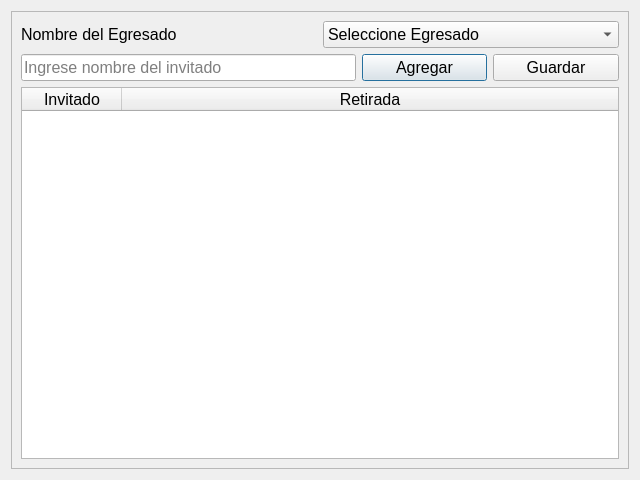
<?xml version="1.0" encoding="UTF-8"?>
<ui version="4.0">
 <class>Dialog</class>
 <widget class="QDialog" name="Dialog">
  <property name="geometry">
   <rect>
    <x>0</x>
    <y>0</y>
    <width>640</width>
    <height>480</height>
   </rect>
  </property>
  <property name="windowTitle">
   <string>Dialog</string>
  </property>
  <layout class="QHBoxLayout" name="horizontalLayout_3">
   <item>
    <widget class="QFrame" name="frame">
     <property name="frameShape">
      <enum>QFrame::StyledPanel</enum>
     </property>
     <property name="frameShadow">
      <enum>QFrame::Raised</enum>
     </property>
     <layout class="QGridLayout" name="gridLayout">
      <item row="0" column="0">
       <layout class="QHBoxLayout" name="horizontalLayout">
        <item>
         <widget class="QLabel" name="nombreEgresado">
          <property name="font">
           <font>
            <pointsize>12</pointsize>
           </font>
          </property>
          <property name="text">
           <string>Nombre del Egresado</string>
          </property>
         </widget>
        </item>
        <item>
         <widget class="QComboBox" name="comboEgresado">
          <property name="font">
           <font>
            <pointsize>12</pointsize>
           </font>
          </property>
          <item>
           <property name="text">
            <string>Seleccione Egresado</string>
           </property>
          </item>
         </widget>
        </item>
       </layout>
      </item>
      <item row="1" column="0">
       <layout class="QHBoxLayout" name="horizontalLayout_2" stretch="8,3,3">
        <item>
         <widget class="QLineEdit" name="inputInvitado">
          <property name="font">
           <font>
            <pointsize>12</pointsize>
           </font>
          </property>
          <property name="placeholderText">
           <string>Ingrese nombre del invitado</string>
          </property>
         </widget>
        </item>
        <item>
         <widget class="QPushButton" name="agregarInvitado">
          <property name="font">
           <font>
            <pointsize>12</pointsize>
           </font>
          </property>
          <property name="text">
           <string>Agregar</string>
          </property>
         </widget>
        </item>
        <item>
         <widget class="QPushButton" name="guardarCSV">
          <property name="font">
           <font>
            <pointsize>12</pointsize>
           </font>
          </property>
          <property name="text">
           <string>Guardar</string>
          </property>
         </widget>
        </item>
       </layout>
      </item>
      <item row="2" column="0">
       <widget class="QTableWidget" name="tabla_invitado">
        <property name="font">
         <font>
          <pointsize>12</pointsize>
         </font>
        </property>
        <attribute name="horizontalHeaderCascadingSectionResizes">
         <bool>false</bool>
        </attribute>
        <attribute name="horizontalHeaderShowSortIndicator" stdset="0">
         <bool>false</bool>
        </attribute>
        <attribute name="horizontalHeaderStretchLastSection">
         <bool>true</bool>
        </attribute>
        <column>
         <property name="text">
          <string>Invitado</string>
         </property>
        </column>
        <column>
         <property name="text">
          <string>Retirada</string>
         </property>
        </column>
       </widget>
      </item>
     </layout>
    </widget>
   </item>
  </layout>
 </widget>
 <resources/>
 <connections/>
</ui>
